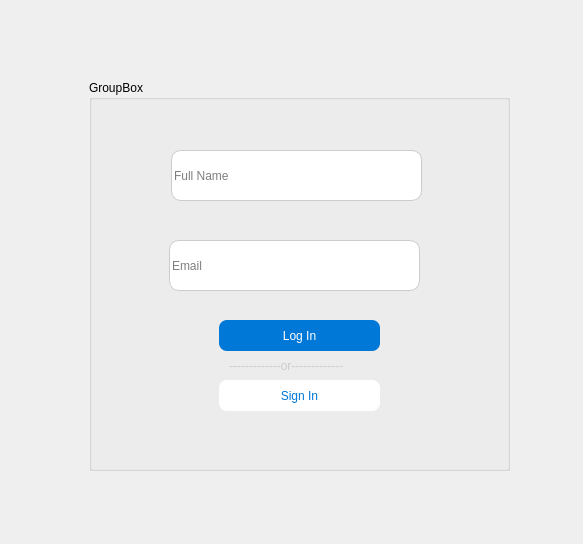
<?xml version="1.0" encoding="UTF-8"?>
<ui version="4.0">
 <class>Form</class>
 <widget class="QWidget" name="Form">
  <property name="geometry">
   <rect>
    <x>0</x>
    <y>0</y>
    <width>583</width>
    <height>544</height>
   </rect>
  </property>
  <property name="windowTitle">
   <string>Form</string>
  </property>
  <widget class="QGroupBox" name="groupBox">
   <property name="geometry">
    <rect>
     <x>89</x>
     <y>80</y>
     <width>421</width>
     <height>391</height>
    </rect>
   </property>
   <property name="title">
    <string>GroupBox</string>
   </property>
   <property name="checkable">
    <bool>false</bool>
   </property>
   <widget class="QLineEdit" name="lineEdit">
    <property name="geometry">
     <rect>
      <x>82</x>
      <y>70</y>
      <width>251</width>
      <height>51</height>
     </rect>
    </property>
    <property name="whatsThis">
     <string/>
    </property>
    <property name="accessibleDescription">
     <string/>
    </property>
    <property name="autoFillBackground">
     <bool>false</bool>
    </property>
    <property name="styleSheet">
     <string notr="true">QLineEdit{
border: 1.2px solid #ccc;
border-radius:10px;
}</string>
    </property>
    <property name="inputMask">
     <string/>
    </property>
    <property name="text">
     <string/>
    </property>
    <property name="dragEnabled">
     <bool>true</bool>
    </property>
    <property name="placeholderText">
     <string>Full Name</string>
    </property>
    <property name="cursorMoveStyle">
     <enum>Qt::CursorMoveStyle::LogicalMoveStyle</enum>
    </property>
    <property name="clearButtonEnabled">
     <bool>true</bool>
    </property>
   </widget>
   <widget class="QLineEdit" name="lineEdit_2">
    <property name="geometry">
     <rect>
      <x>80</x>
      <y>160</y>
      <width>251</width>
      <height>51</height>
     </rect>
    </property>
    <property name="whatsThis">
     <string/>
    </property>
    <property name="accessibleDescription">
     <string/>
    </property>
    <property name="autoFillBackground">
     <bool>false</bool>
    </property>
    <property name="styleSheet">
     <string notr="true">QLineEdit{
border: 1.2px solid #ccc;
border-radius:10px;
}</string>
    </property>
    <property name="inputMask">
     <string/>
    </property>
    <property name="text">
     <string/>
    </property>
    <property name="dragEnabled">
     <bool>true</bool>
    </property>
    <property name="placeholderText">
     <string>Email</string>
    </property>
    <property name="cursorMoveStyle">
     <enum>Qt::CursorMoveStyle::LogicalMoveStyle</enum>
    </property>
    <property name="clearButtonEnabled">
     <bool>true</bool>
    </property>
   </widget>
   <widget class="QPushButton" name="pushButton">
    <property name="geometry">
     <rect>
      <x>130</x>
      <y>240</y>
      <width>161</width>
      <height>31</height>
     </rect>
    </property>
    <property name="styleSheet">
     <string notr="true">QPushButton{
pading:15px;
color:white;
background-color:#0078D7;
border-radius:8px;
}</string>
    </property>
    <property name="text">
     <string>Log In</string>
    </property>
   </widget>
   <widget class="QLabel" name="label">
    <property name="geometry">
     <rect>
      <x>140</x>
      <y>270</y>
      <width>141</width>
      <height>31</height>
     </rect>
    </property>
    <property name="styleSheet">
     <string notr="true">QLabel{
color:#ccc;
}</string>
    </property>
    <property name="text">
     <string>-------------or-------------</string>
    </property>
   </widget>
   <widget class="QPushButton" name="pushButton_2">
    <property name="geometry">
     <rect>
      <x>130</x>
      <y>300</y>
      <width>161</width>
      <height>31</height>
     </rect>
    </property>
    <property name="styleSheet">
     <string notr="true">QPushButton{
pading:15px;
background-color:white;
color:#0078D7;
border-radius:8px;
}</string>
    </property>
    <property name="text">
     <string>Sign In</string>
    </property>
   </widget>
   <zorder>lineEdit_2</zorder>
   <zorder>pushButton</zorder>
   <zorder>label</zorder>
   <zorder>pushButton_2</zorder>
   <zorder>lineEdit</zorder>
  </widget>
 </widget>
 <resources/>
 <connections/>
</ui>
